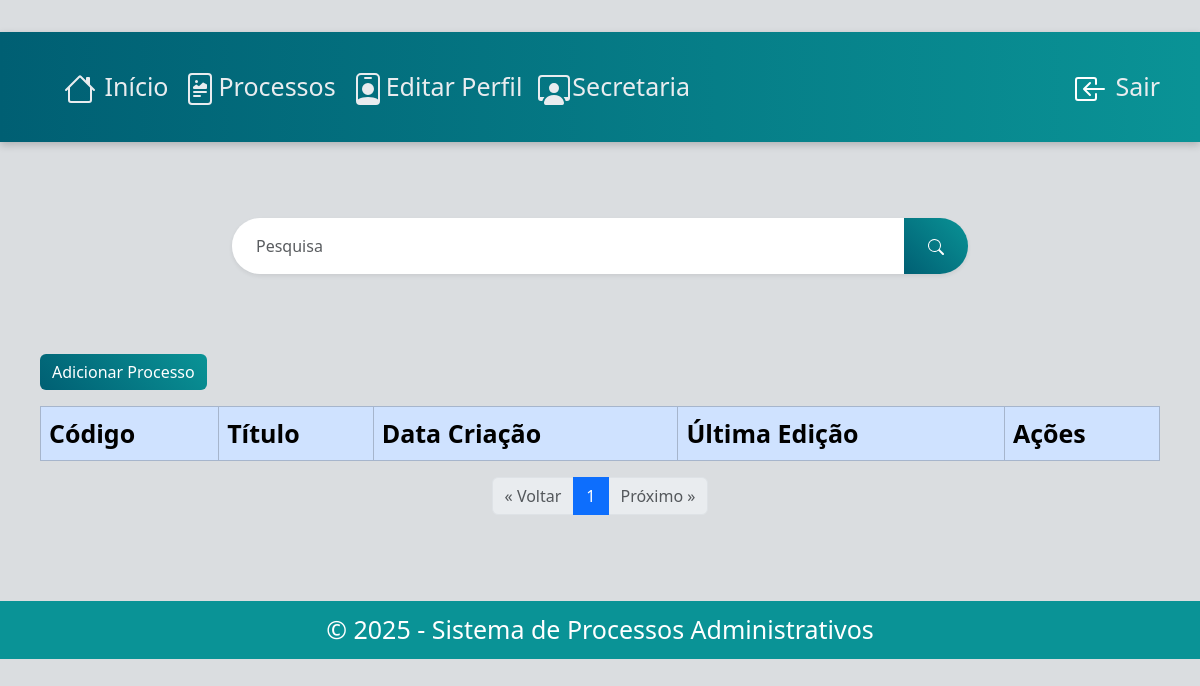
Page /processo/ (signed in) on the earlier database version.
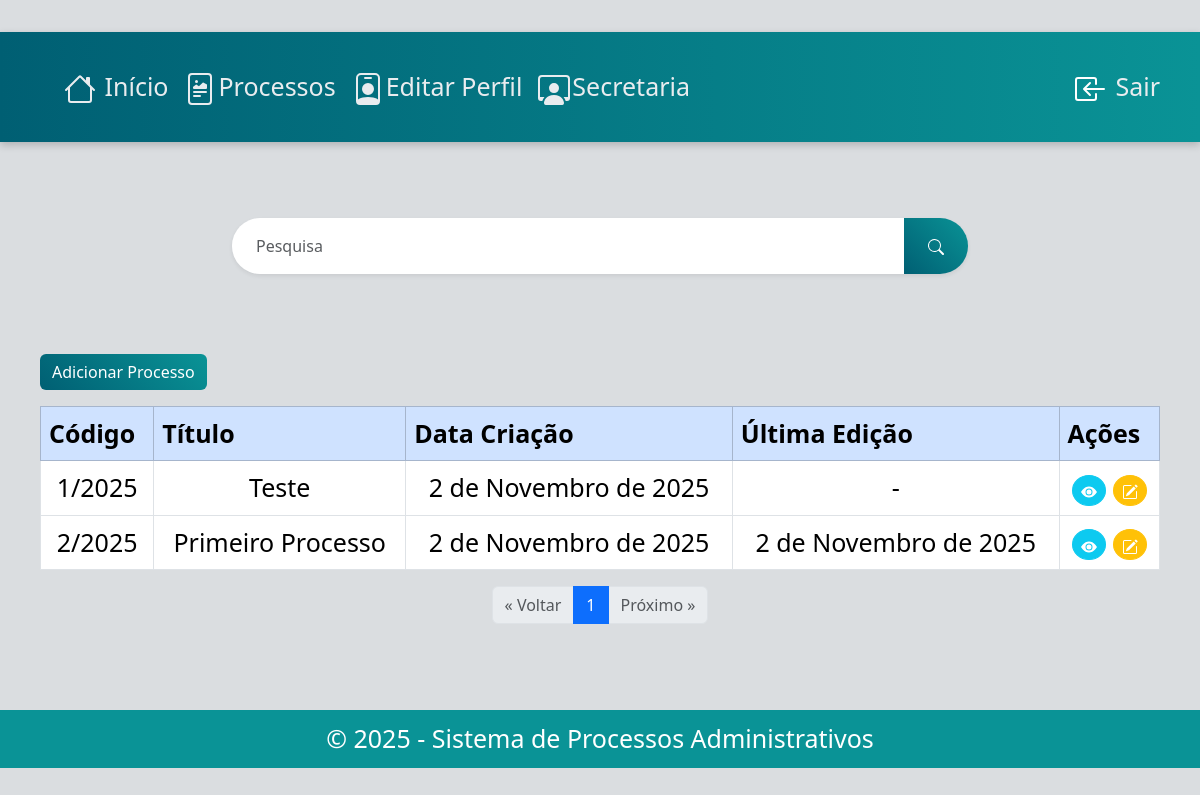
Same page on the later database version.
### processo/models.py (models this page shows, shortened)
class PessoaProcesso(models.Model):
    codigo = models.CharField(max_length=6)
    pessoa = models.ForeignKey(Pessoa, on_delete=models.CASCADE)
    processo = models.ForeignKey(Processo, on_delete=models.CASCADE)
    data_inicio = models.DateField(auto_now_add=True)
    data_termino = models.DateField(null=True)

class Processo(models.Model):
    titulo = models.CharField(max_length=100)
    data_criacao = models.DateField(auto_now_add=True)
    data_edicao = models.DateField(null=True, blank=True)
    descricao = models.TextField()

### processo/views.py (the view, shortened to what this page needs)
# urls.py: path('', views.listar_processos, name='lista_processos'),
@login_required
def listar_processos(request):
    processos_query = (
        PessoaProcesso.objects
        .values('processo')
        .annotate(ultimo_id=Max('id'))
    )
    ids = [p['ultimo_id'] for p in processos_query]
    processos = PessoaProcesso.objects.filter(id__in=ids)
    paginator = Paginator(processos, 10)
    page_number = request.GET.get('page')
    page_obj = paginator.get_page(page_number)
    return render(request, 'processo/lista_processos.html', {'page_obj': page_obj})

### processo/templates/processo/lista_processos.html (shortened to what this page needs)
{% extends "base.html" %}
{% load static %}
{% block content %}
        <div class="form-container">
            <form method="post">
                <div class="input-group mb-3 shadow-sm rounded-pill overflow-hidden">
                    <input type="text" class="form-control border-0 py-3 px-4" name="palavra" placeholder="Pesquisa" aria-label="Search term">
                    <button class="btn btn-primary px-4 search-btn" type="submit">
                        <img src="{% static "icons/search.svg" %}" class="bi bi-search animated-icon"></img>
                    </button>
                </div>
            </form>
        </div>
{% if user.is_authenticated %}
  {% if user.groups.all.0.name == "Funcionario" or user.groups.all.0.name == "Administrador" %}
    <a class="btn btn-primary mb-3" href="{% url 'adicionar_processo' %}">Adicionar Processo</a>
  {% endif %}
{% endif %}
<table class="table table-bordered">
    <thead class="table-primary">
        <tr>
            <th>Código</th>
            <th>Título</th>
            <th>Data Criação</th>
            <th>Última Edição</th>
            <th>Ações</th>
        </tr>
    </thead>
    <tbody>
        {% for processo in page_obj %}
          <td>{{ processo.codigo }}</td>
          <td>{{ processo.processo.titulo }}</td>
          <td>{{ processo.processo.data_criacao }}</td>
          <td>{{ processo.processo.data_edicao|default:"-" }}</td>
              <td>
                  {% if user.is_authenticated %}
                      {% if user.groups.all.0.name == "Funcionario"%}
                                  <a class="btn btn-info btn-sm redondo" href="{% url 'detalhe_processo' processo.processo.id %}">
                                      <svg xmlns="http://www.w3.org/2000/svg" width="16" height="16" fill="currentColor" class="bi bi-eye-fill" viewBox="0 0 16 16">
                                          <path d="M10.5 8a2.5 2.5 0 1 1-5 0 2.5 2.5 0 0 1 5 0"/>
                                          <path d="M0 8s3-5.5 8-5.5S16 8 16 8s-3 5.5-8 5.5S0 8 0 8m8 3.5a3.5 3.5 0 1 0 0-7 3.5 3.5 0 0 0 0 7"/>
                                      </svg>
                                  </a>
                                  <a class="btn btn-warning btn-sm redondo" href="{% url 'editar_processo' processo.processo.id %}">
                                  </a>
                              {% endif %}
                      {% endif %}
              </td>
        {% endfor %}
    </tbody>
</table>
<nav aria-label="Page navigation">
  <ul class="pagination justify-content-center">
    {% if page_obj.has_previous %}
      <li class="page-item">
        <a class="page-link" href="?page={{ page_obj.previous_page_number }}" aria-label="Previous">
          &laquo; Voltar
        </a>
      </li>
    {% else %}
      <li class="page-item disabled">
        <span class="page-link">&laquo; Voltar</span>
      </li>
    {% endif %}
    {% for num in page_obj.paginator.page_range %}
      {% if page_obj.number == num %}
        <li class="page-item active"><span class="page-link">{{ num }}</span></li>
      {% elif num > page_obj.number|add:'-3' and num < page_obj.number|add:'3' %}
        <li class="page-item"><a class="page-link" href="?page={{ num }}">{{ num }}</a></li>
      {% endif %}
    {% endfor %}
    {% if page_obj.has_next %}
      <li class="page-item">
        <a class="page-link" href="?page={{ page_obj.next_page_number }}" aria-label="Next">
          Próximo &raquo;
        </a>
      </li>
    {% else %}
      <li class="page-item disabled">
        <span class="page-link">Próximo &raquo;</span>
      </li>
    {% endif %}
  </ul>
</nav>
{% endblock %}

Differences in the rows shown:
added PessoaProcesso: codigo "1/2025", processo.titulo "Teste", processo.data_criacao "2 de Novembro de 2025", processo.data_edicao "-"
added PessoaProcesso: codigo "2/2025", processo.titulo "Primeiro Processo", processo.data_criacao "2 de Novembro de 2025", processo.data_edicao "2 de Novembro de 2025"
